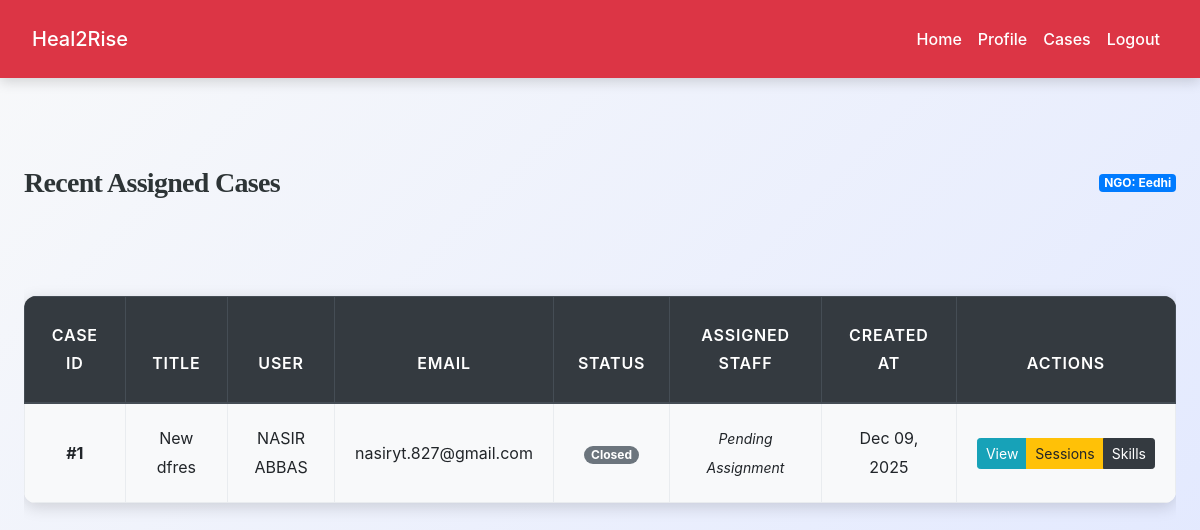
/ngo/view_cases.php (signed in), run on an earlier commit of the app's database.
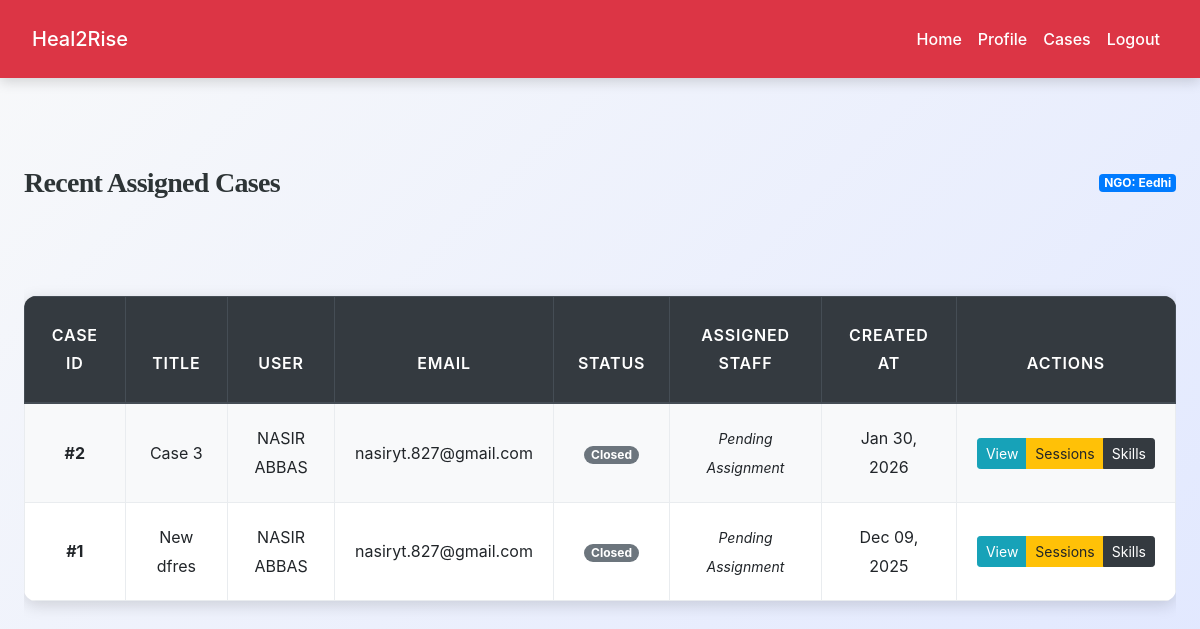
And on a later commit of the database.
### tables this page shows
CREATE TABLE `cases` (
  `id` int(11) NOT NULL,
  `case_title` varchar(255) NOT NULL,
  `description` text NOT NULL,
  `user_id` int(11) NOT NULL,
  `assigned_ngo_id` int(11) NOT NULL,
  `assigned_staff_id` int(11) DEFAULT NULL,
  `status` enum('pending','approved','rejected','closed') NOT NULL DEFAULT 'pending',
  `problem_category` text DEFAULT NULL,
  `severity` varchar(50) DEFAULT NULL,
  `risk_level` varchar(50) DEFAULT NULL,
  `created_at` datetime DEFAULT current_timestamp(),
  `closed_at` datetime DEFAULT NULL
);

CREATE TABLE `users` (
  `id` int(11) NOT NULL,
  `name` varchar(255) DEFAULT NULL,
  `email` varchar(255) NOT NULL,
  `password` varchar(255) NOT NULL,
  `phone` varchar(50) DEFAULT NULL,
  `emergency_contact` varchar(255) DEFAULT NULL,
  `role` enum('user','counselor','psychiatrist') NOT NULL DEFAULT 'user',
  `gender` varchar(50) DEFAULT NULL,
  `age` int(11) DEFAULT NULL,
  `status` enum('active','pending','blocked') DEFAULT 'pending',
  `created_at` datetime DEFAULT current_timestamp()
);

### ngo/view_cases.php (the view, shortened to what this page needs)
<?php
include('config.php');
$ngo_id = $_SESSION["id"];
$ngo_name = $_SESSION["name"];
$stmt = $conn->prepare("
    SELECT c.*,
           u.name AS user_name,
           u.email AS user_email,
           s.full_name AS assigned_staff
    FROM cases c
    JOIN users u ON c.user_id = u.id
    LEFT JOIN team_members s ON c.assigned_staff_id = s.id
    WHERE c.assigned_ngo_id = ?
    ORDER BY c.created_at DESC
");
$stmt->bind_param("i", $ngo_id);
$stmt->execute();
$result = $stmt->get_result();
?>
<!DOCTYPE html>
<html lang="en">
<head>
    <link rel="stylesheet" href="https://cdn.jsdelivr.net/npm/bootstrap@4.6.2/dist/css/bootstrap.min.css">
    <link rel="stylesheet" href="../css/style.css">
</head>
<body>
<?php include('navbar.php'); ?>
<div class="container py-5">
    <div class="d-flex justify-content-between align-items-center mb-4">
        <h3 class="">Recent Assigned Cases</h3>
        <span class="badge badge-primary">NGO: <?= htmlspecialchars($ngo_name) ?></span>
    </div>
    <?php if ($result->num_rows > 0): ?>
        <div class="table-responsive">
            <table class="table table-bordered table-hover">
                <thead class="thead-dark">
                    <tr>
                        <th>Case ID</th>
                        <th>Title</th>
                        <th>User</th>
                        <th>Email</th>
                        <th>Status</th>
                        <th>Assigned Staff</th>
                        <th>Created At</th>
                        <th class="text-center">Actions</th>
                    </tr>
                </thead>
                <tbody>
                <?php while ($case = $result->fetch_assoc()): ?>
                    <tr class="<?= $case['assigned_staff_id'] ? '' : 'table-warning' ?>">
                        <td><strong>#<?= $case['id'] ?></strong></td>
                        <td><?= htmlspecialchars($case['case_title']) ?></td>
                        <td><?= htmlspecialchars($case['user_name']) ?></td>
                        <td><?= htmlspecialchars($case['user_email']) ?></td>
                        <td>
                            <span class="badge badge-pill badge-<?= $case['status'] == 'closed' ? 'secondary' : 'success' ?>">
                                <?= ucfirst($case['status']) ?>
                            </span>
                        </td>
                        <td>
                            <i class="small"><?= $case['assigned_staff'] ?? 'Pending Assignment' ?></i>
                        </td>
                        <td><?= date('M d, Y', strtotime($case['created_at'])) ?></td>
                        <td class="text-center">
                            <div class="btn-group" role="group">
                                <a href="view_case_details.php?id=<?= $case['id'] ?>" class="btn btn-sm btn-info">View</a>
                                <a href="counseling_sessions.php?case_id=<?= $case['id'] ?>" class="btn btn-sm btn-warning">Sessions</a>
                                <a href="skills_progress.php?case_id=<?= $case['id'] ?>" class="btn btn-sm btn-dark">Skills</a>
                            </div>
                        </td>
                    </tr>
                <?php endwhile; ?>
                </tbody>
            </table>
        </div>
    <?php else: ?>
        <div class="card p-5 text-center shadow-sm">
            <p class="lead mb-0 text-muted">No cases have been assigned to your NGO yet.</p>
        </div>
    <?php endif; ?>
</div>
</body>
</html>

What changed in the data, as far as the page shows it:
added cases: id "2", case_title "Case 3", user.name "NASIR ABBAS", user.email "nasiryt.827@gmail.com", status "Closed", assigned_staff "Pending Assignment", created_at "Jan 30, 2026"
